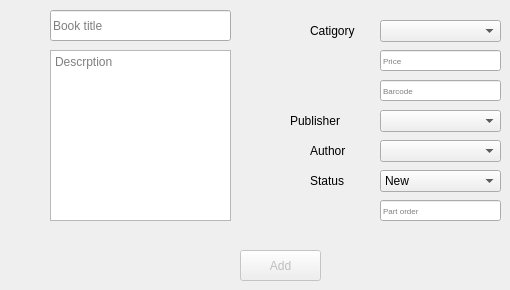
      <widget class="QWidget" name="tab_9">
       <attribute name="title">
        <string>Add new book</string>
       </attribute>
       <widget class="QPushButton" name="pushButton_10">
        <property name="enabled">
         <bool>false</bool>
        </property>
        <property name="geometry">
         <rect>
          <x>240</x>
          <y>250</y>
          <width>81</width>
          <height>31</height>
         </rect>
        </property>
        <property name="font">
         <font>
          <kerning>true</kerning>
         </font>
        </property>
        <property name="text">
         <string>Add</string>
        </property>
       </widget>
       <widget class="QLineEdit" name="lineEdit_3">
        <property name="geometry">
         <rect>
          <x>50</x>
          <y>10</y>
          <width>181</width>
          <height>31</height>
         </rect>
        </property>
        <property name="placeholderText">
         <string>Book title</string>
        </property>
       </widget>
       <widget class="QTextEdit" name="textEdit">
        <property name="geometry">
         <rect>
          <x>50</x>
          <y>50</y>
          <width>181</width>
          <height>171</height>
         </rect>
        </property>
        <property name="placeholderText">
         <string>Descrption</string>
        </property>
       </widget>
       <widget class="QComboBox" name="comboBox_3">
        <property name="geometry">
         <rect>
          <x>380</x>
          <y>20</y>
          <width>121</width>
          <height>22</height>
         </rect>
        </property>
       </widget>
       <widget class="QLabel" name="label_2">
        <property name="geometry">
         <rect>
          <x>310</x>
          <y>20</y>
          <width>61</width>
          <height>21</height>
         </rect>
        </property>
        <property name="text">
         <string>Catigory</string>
        </property>
       </widget>
       <widget class="QLineEdit" name="lineEdit_4">
        <property name="geometry">
         <rect>
          <x>380</x>
          <y>50</y>
          <width>121</width>
          <height>21</height>
         </rect>
        </property>
        <property name="font">
         <font>
          <pointsize>6</pointsize>
         </font>
        </property>
        <property name="placeholderText">
         <string>Price</string>
        </property>
       </widget>
       <widget class="QLineEdit" name="lineEdit_5">
        <property name="geometry">
         <rect>
          <x>380</x>
          <y>80</y>
          <width>121</width>
          <height>21</height>
         </rect>
        </property>
        <property name="font">
         <font>
          <pointsize>6</pointsize>
         </font>
        </property>
        <property name="placeholderText">
         <string>Barcode</string>
        </property>
       </widget>
       <widget class="QComboBox" name="comboBox_4">
        <property name="geometry">
         <rect>
          <x>380</x>
          <y>110</y>
          <width>121</width>
          <height>22</height>
         </rect>
        </property>
       </widget>
       <widget class="QLabel" name="label_3">
        <property name="geometry">
         <rect>
          <x>290</x>
          <y>110</y>
          <width>81</width>
          <height>21</height>
         </rect>
        </property>
        <property name="text">
         <string>Publisher</string>
        </property>
       </widget>
       <widget class="QComboBox" name="comboBox_5">
        <property name="geometry">
         <rect>
          <x>380</x>
          <y>140</y>
          <width>121</width>
          <height>22</height>
         </rect>
        </property>
       </widget>
       <widget class="QLabel" name="label_4">
        <property name="geometry">
         <rect>
          <x>310</x>
          <y>140</y>
          <width>61</width>
          <height>21</height>
         </rect>
        </property>
        <property name="text">
         <string>Author</string>
        </property>
       </widget>
       <widget class="QComboBox" name="comboBox_6">
        <property name="geometry">
         <rect>
          <x>380</x>
          <y>170</y>
          <width>121</width>
          <height>22</height>
         </rect>
        </property>
        <item>
         <property name="text">
          <string>New</string>
         </property>
        </item>
        <item>
         <property name="text">
          <string>Used</string>
         </property>
        </item>
        <item>
         <property name="text">
          <string>Damaged</string>
         </property>
        </item>
       </widget>
       <widget class="QLabel" name="label_5">
        <property name="geometry">
         <rect>
          <x>310</x>
          <y>170</y>
          <width>61</width>
          <height>21</height>
         </rect>
        </property>
        <property name="text">
         <string>Status</string>
        </property>
       </widget>
       <widget class="QLineEdit" name="lineEdit_6">
        <property name="geometry">
         <rect>
          <x>380</x>
          <y>200</y>
          <width>121</width>
          <height>21</height>
         </rect>
        </property>
        <property name="font">
         <font>
          <pointsize>6</pointsize>
         </font>
        </property>
        <property name="placeholderText">
         <string>Part order</string>
        </property>
       </widget>
      </widget>
